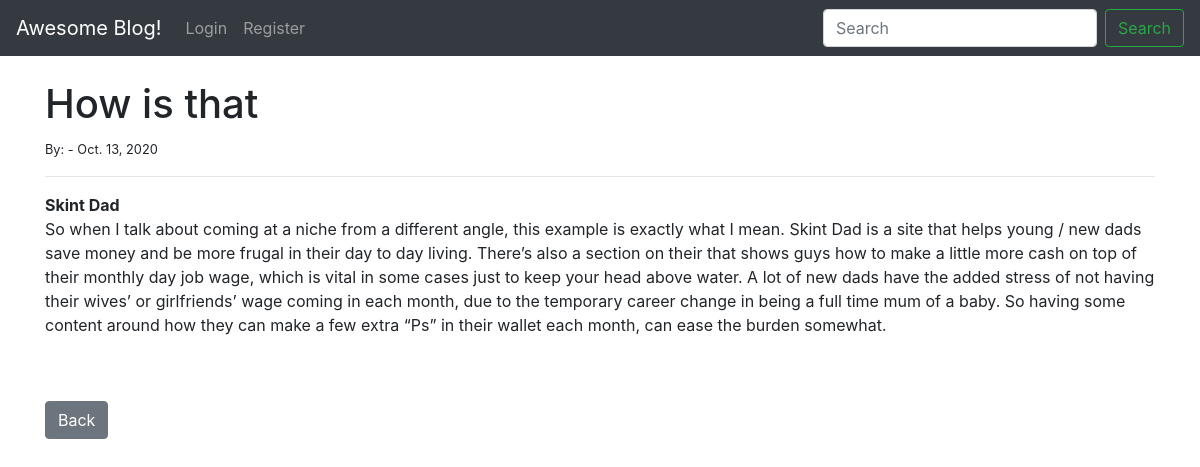
The app's page /article/9 with its own data.
### theblog/models.py (models this page shows, shortened)
class Post(models.Model):
	title = models.CharField(max_length=255)
	title_tag = models.CharField(max_length=255  )
	author = models.ForeignKey(User, on_delete = models.CASCADE)
	body = models.TextField()
	post_date = models.DateField(auto_now_add=True)
	category = models.CharField(max_length=255,default='uncategories')

### theblog/views.py (the view)
# urls.py: path('article/<int:pk>', ArticleDetailView.as_view(), name= 'article-detail'),
class ArticleDetailView(DetailView):
	model = Post
	template_name = 'article_details.html'

### theblog/templates/article_details.html (shortened to what this page needs)
<!DOCTYPE html>
{% extends 'base.html' %}
{% block content %}
<html>
<head>
</head>
<body>
	<h1> {{post.title}}</h1>
	<small>By:
	{{post.author.last_name}}-
	{{post.post_date}}
	</small>
	<br>
	<hr>
	{{post.body|safe}}
	<br>
	<br>
	<a href="{% url 'home' %}" class = "btn btn-secondary">Back</a>
</body>
{% endblock %}

### records on screen
Post: title "How is that", post_date "Oct. 13, 2020", body "Skint Dad So when I talk about coming at a niche from a different angle, this example is exactly what I mean. Skint Dad is a site that helps young / new dads save money and be more frugal in their day to day living. There’s also a section on their that shows guys how to make a little more cash on top of their monthly day job wage, which is vital in some cases just to keep your head above water. A lot of new dads have the added stress of not having their wives’ or girlfriends’ wage coming in each month, due to the temporary career change in being a full time mum of a baby. So having some content around how they can make a few extra “Ps” in their wallet each month, can ease the burden…"
